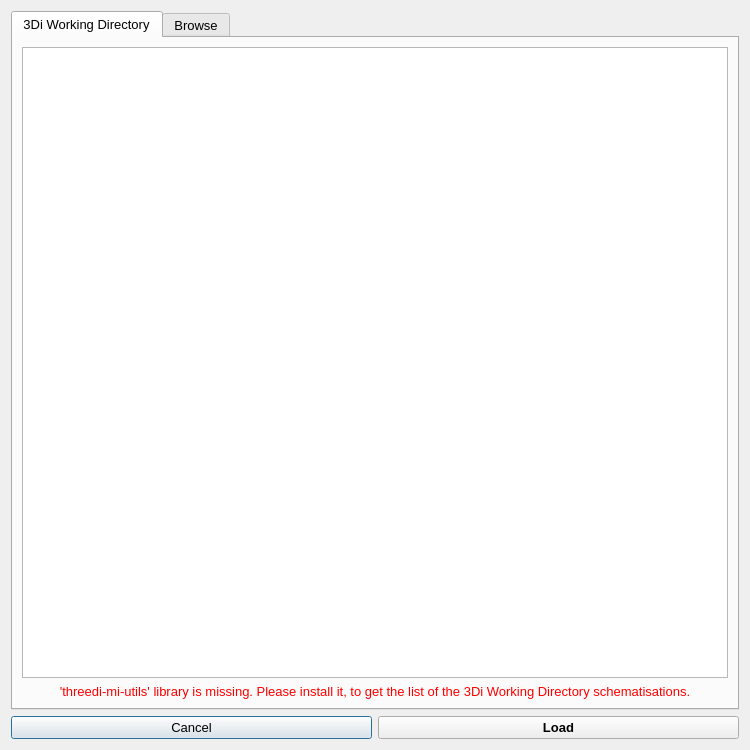
<?xml version="1.0" encoding="UTF-8"?>
<ui version="4.0">
 <class>Dialog</class>
 <widget class="QDialog" name="Dialog">
  <property name="geometry">
   <rect>
    <x>0</x>
    <y>0</y>
    <width>750</width>
    <height>750</height>
   </rect>
  </property>
  <property name="windowTitle">
   <string>Load schematisation</string>
  </property>
  <layout class="QGridLayout" name="gridLayout">
   <item row="0" column="0">
    <widget class="QTabWidget" name="load_tab">
     <property name="font">
      <font>
       <pointsize>10</pointsize>
      </font>
     </property>
     <property name="currentIndex">
      <number>0</number>
     </property>
     <widget class="QWidget" name="tab">
      <attribute name="title">
       <string>3Di Working Directory</string>
      </attribute>
      <layout class="QGridLayout" name="gridLayout_2">
       <item row="0" column="0">
        <widget class="QTreeView" name="schematisation_tv">
         <property name="editTriggers">
          <set>QAbstractItemView::NoEditTriggers</set>
         </property>
        </widget>
       </item>
       <item row="1" column="0">
        <widget class="QLabel" name="missing_lib_label">
         <property name="text">
          <string>&lt;html&gt;&lt;head/&gt;&lt;body&gt;&lt;p align=&quot;center&quot;&gt;&lt;span style=&quot; font-size:10pt; color:#ff0000;&quot;&gt;'threedi-mi-utils' library is missing. Please install it, to get the list of the 3Di Working Directory schematisations.&lt;/span&gt;&lt;/p&gt;&lt;/body&gt;&lt;/html&gt;</string>
         </property>
         <property name="wordWrap">
          <bool>true</bool>
         </property>
        </widget>
       </item>
      </layout>
     </widget>
     <widget class="QWidget" name="tab_2">
      <attribute name="title">
       <string>Browse</string>
      </attribute>
      <layout class="QGridLayout" name="gridLayout_3">
       <item row="1" column="1">
        <widget class="QgsFileWidget" name="file_browse_widget">
         <property name="filter">
          <string>*.sqlite</string>
         </property>
        </widget>
       </item>
       <item row="2" column="1">
        <spacer name="verticalSpacer">
         <property name="orientation">
          <enum>Qt::Vertical</enum>
         </property>
         <property name="sizeHint" stdset="0">
          <size>
           <width>20</width>
           <height>40</height>
          </size>
         </property>
        </spacer>
       </item>
       <item row="0" column="1">
        <widget class="QLabel" name="label">
         <property name="text">
          <string>Path to the schematisation Spatialite file:</string>
         </property>
        </widget>
       </item>
      </layout>
     </widget>
    </widget>
   </item>
   <item row="1" column="0">
    <layout class="QHBoxLayout" name="horizontalLayout">
     <property name="bottomMargin">
      <number>0</number>
     </property>
     <item>
      <widget class="QPushButton" name="cancle_pb">
       <property name="font">
        <font>
         <pointsize>10</pointsize>
        </font>
       </property>
       <property name="text">
        <string>Cancel</string>
       </property>
      </widget>
     </item>
     <item>
      <widget class="QPushButton" name="load_pb">
       <property name="font">
        <font>
         <pointsize>10</pointsize>
         <weight>75</weight>
         <bold>true</bold>
        </font>
       </property>
       <property name="text">
        <string>Load</string>
       </property>
      </widget>
     </item>
    </layout>
   </item>
  </layout>
 </widget>
 <customwidgets>
  <customwidget>
   <class>QgsFileWidget</class>
   <extends>QWidget</extends>
   <header>qgsfilewidget.h</header>
  </customwidget>
 </customwidgets>
 <tabstops>
  <tabstop>load_pb</tabstop>
  <tabstop>cancle_pb</tabstop>
  <tabstop>load_tab</tabstop>
  <tabstop>schematisation_tv</tabstop>
 </tabstops>
 <resources/>
 <connections/>
</ui>
